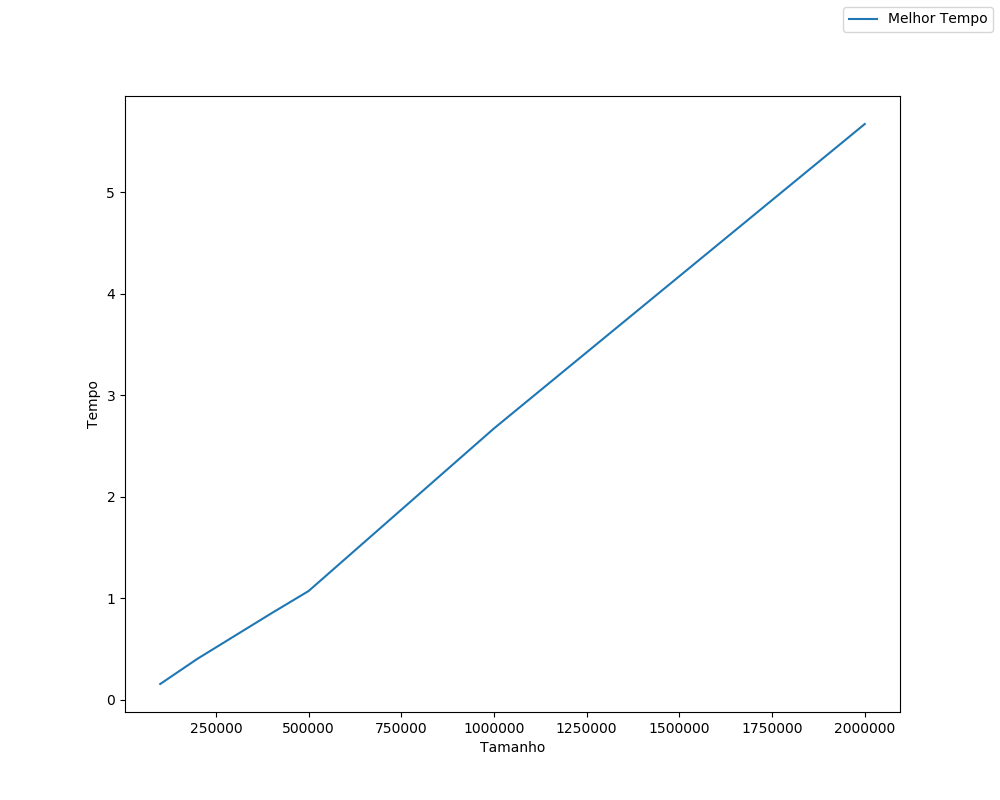

This chart was generated by the following Python code:
import timeit
from random import randint
import matplotlib.pyplot as plt
import sys
from random import shuffle

sys.setrecursionlimit(10 ** 6)


def desenhaGrafico(x, y, xl="Entradas", yl="Saidas", name="out"):
    fig = plt.figure(figsize=(10, 8))
    ax = fig.add_subplot(111)
    ax.plot(x, y, label="Melhor Tempo")
    ax.legend(bbox_to_anchor=(1, 1), bbox_transform=plt.gcf().transFigure)
    plt.ylabel(yl)
    plt.xlabel(xl)
    plt.savefig(name)


def geraLista(tam):
    lista = list(range(1, tam + 1))
    shuffle(lista)
    return lista


def radixSort(lista):
    exponencial = 1
    maior = max(lista) if len(lista) > 2 else 0


    bckts = [ [] for i in range(10)]


    while maior // exponencial > 0:
        for i in lista:
            bckts[(i//exponencial)%10].append(i)


        del lista[:]


        for i in range(len(bckts)):


            lista.extend(bckts[i])
            bckts[i] = []

        exponencial *= 10
    return lista


size = [100000, 200000, 400000, 500000, 1000000, 2000000]
time = []

for s in size:
    lista = geraLista(s)
    time.append(timeit.timeit("radixSort({})".format(lista),
                              setup="from __main__ import radixSort", number=1))
    print(s)

desenhaGrafico(size, time, "Tamanho", "Tempo",
               "radixSort.png")
